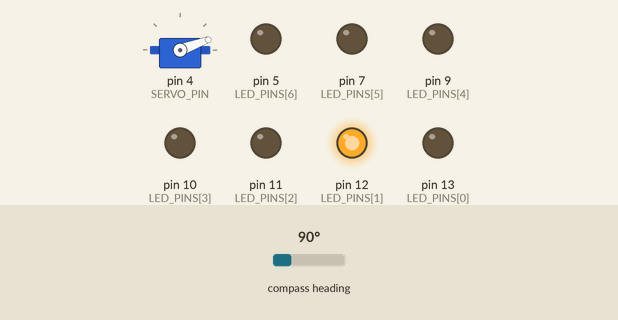
Recording of a sketch running on a simulated Arduino Leonardo, built with avr-gcc and run on an emulated ATmega32U4. Parts: servo, output pins drawn as LEDs (lit = HIGH). The inputs (shaded band) are chosen by the test bench; at power-on: compass heading 90°. The audio player accepts every command and is not drawn.

Above: at 21.4 s.
At 23.15 s:
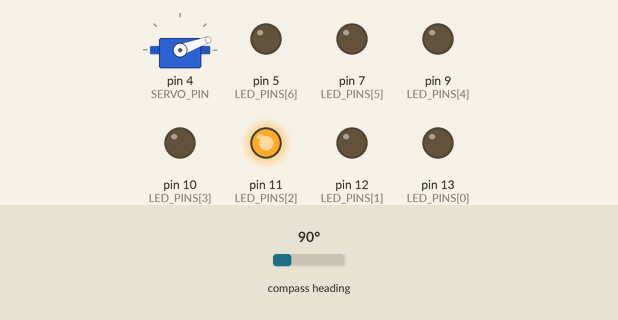
At 24.05 s:
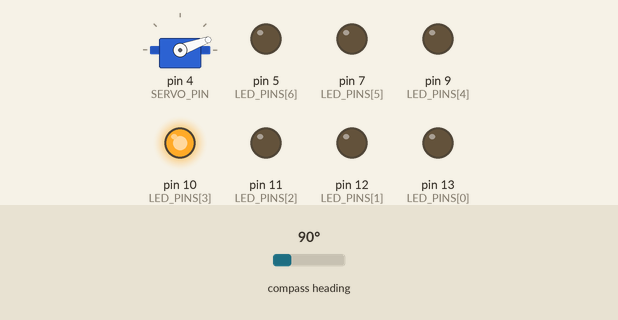
At 24.95 s:
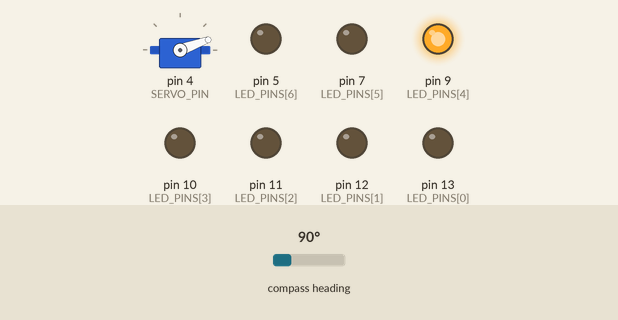
At 26.7 s:
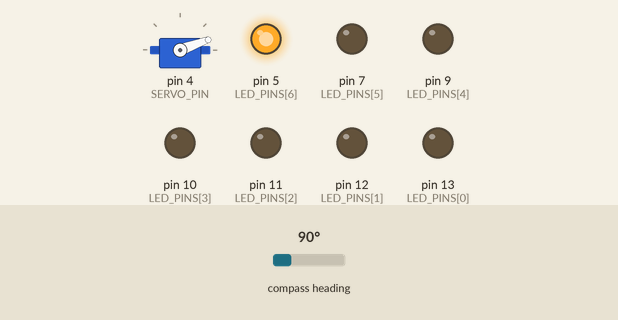
At 28.5 s:
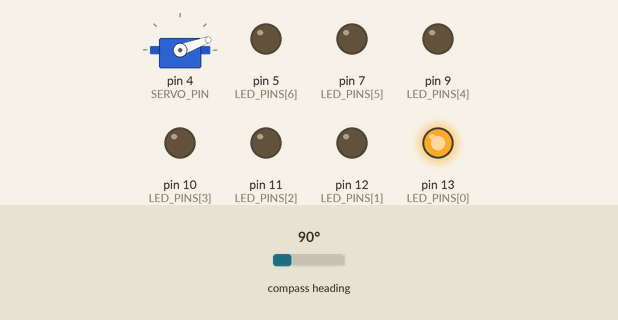
Timing chart, 0 to 29.6 s (numbered marks = the images above):
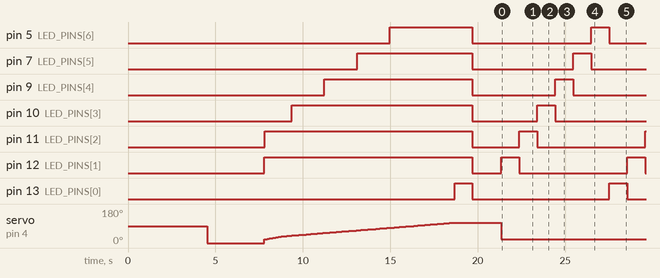

Measured:
- by itself, pin 5 (LED_PINS[6]): alternates HIGH for 1.0 s and LOW for 6.5 s
- by itself, pin 7 (LED_PINS[5]): alternates HIGH for 1.0 s and LOW for 6.2 s
- by itself, pin 9 (LED_PINS[4]), pin 10 (LED_PINS[3]), pin 11 (LED_PINS[2]), pin 12 (LED_PINS[1]): repeats every 7.2 s: HIGH 1.0 s, LOW 6.2 s
- by itself, pin 13 (LED_PINS[0]): goes LOW 7.8 s, HIGH 1.0 s, LOW 6.2 s, HIGH 1.0 s, then LOW
- by itself, servo on pin 4 (SERVO_PIN): ramps from 0° to 108° and jumps back, once every 16.8 s

The sketch:

itsybitsy_5v_GY271_NEW.ino
```cpp
#include <Arduino.h>
#include <Wire.h>
#include <Servo.h>
#include <Ramp.h>
#include <QMC5883LCompass.h>
#include <DFRobotDFPlayerMini.h>

//#define DEBUG_MODE

#ifdef DEBUG_MODE
#define DEBUG_PRINTLN(x, d) \
  { \
    Serial.println(x); \
    delay(d); \
  }
#else
#define DEBUG_PRINTLN(x, d)
#endif

//--------------------------------------------------------------- DEFINITIONS

#define EMF_MIN 0
#define EMF_MAX 1100
#define NUM_READINGS 10
#define CALIBRATION_TIME 13000
#define NUM_LEDS 7
#define LED_SLOW 1000
#define LED_FAST 30
#define SERVO_PIN 4
// #define SERVO_MIN_POS 0
// #define SERVO_MAX_POS 120
#define SERVO_MIN_POS 750
#define SERVO_MAX_POS 1735
#define SERVO_MIN_PULSE 750 // Minimum pulse width in microseconds
#define SERVO_MAX_PULSE 1735 // Maximum pulse width in microseconds

//--------------------------------------------------------------- OBJECTS

Servo myServo;
rampUnsignedInt wingRamp;
DFRobotDFPlayerMini myDFPlayer;
QMC5883LCompass compass;

//--------------------------------------------------------------- VARIABLES

constexpr int LED_PINS[] = { 13, 12, 11, 10, 9, 7, 5 };
unsigned long ledInterval = (CALIBRATION_TIME / NUM_LEDS);
int currentLED = 0;

bool imuInitialized = false;
bool dfPlayerInitialized = false;

float EMF_MIN_uT = 0.0;
float EMF_MAX_uT = 1100.0;
float readings[NUM_READINGS];
unsigned long lastMagReadTime = 0;
float lastMagData = 0.0;
unsigned long magReadInterval = 500;
float changeThreshold = 5.0;
float processedValue = 0.0;
int readIndex = 0;
float total = 0.0;
int lastRangeIndex = 0;
float baseline = 0.0;
float sensitivity = 1.2;

int currentVolume = 0;
float prevTargetPos = 0.0;
float prevTarget = 0.0;
unsigned long lastPulseTime = 0; // Last pulse time
int pulseWidth = 750; // Pulse width in microseconds (1500 us is typically the center position for servos)

const unsigned int parkPos = 750;  // servo position when parked
const unsigned int midPos = 1125;  // servo position when buttonA pressed and held down
const unsigned int topPos = 1735;  // servo position when buttonB pressed and held down

//--------------------------------------------------------------- FUNCTIONS

void calibrate_baseline();
void playCalibrationSFX();
void playBeepSFX();
float calculateMagnitude();
void moveServoToPosition(unsigned long elapsed);
bool shouldLightLED(unsigned long elapsed);
void lightCurrentLED(int ledIndex);
void finalizeCalibration();
void calculateAndSetBaseline(float totalReadings, int count);
void initializeIMU();
float calculateSensitivity(float val);
float process_mag_data();
float updateEMFReading(float newEMF);
void adjustedReading();
void initializeLeds();
void controlLedsDynamic(float reading);
void initializeDFPlayer();
void setVolume(int volume);
void PlayTrack(int TrackToPlay);
void soundControl(float value);
void initializeServo();
void writeServoPulse(unsigned int pulseWidth);
void parkServo();
void MoveWings(int val);
void UpdateWings(float moveval);
void lightAllLEDs();
void nixAllLEDs();

//--------------------------------------------------------------- SETUP

void setup() {
  delay(2000);
  Serial.begin(115200);
  while (!Serial) { delay(1); }
  DEBUG_PRINTLN("Debug mode enabled.", 1000);

  Wire.begin();
  DEBUG_PRINTLN("I2C initialized.", 0);

  initializeIMU();
  initializeLeds();
  initializeServo();
  initializeDFPlayer();
  calibrate_baseline();

  DEBUG_PRINTLN("Intial setup complete.", 2000);
}

//--------------------------------------------------------------- MAIN

void loop() {
  adjustedReading();
  updateIndicators(processedValue);

  // String debugMessage = "Baseline: " + String(baseline) + ", Processed value: " + String(processedValue);
  // DEBUG_PRINTLN(debugMessage.c_str(), 200);

  delay(30);
}

void updateIndicators(float data) {
  controlLedsDynamic(data);
  soundControl(data);
  UpdateWings(data);
}

//--------------------------------------------------------------- CALIBRATION

void calibrate_baseline() {
  unsigned long start_time = millis();
  float totalReadings = 0.0;
  int readingCount = 0;

  DEBUG_PRINTLN("Starting calibration sequence.", 1000);
  playCalibrationSFX();

  while (millis() - start_time < CALIBRATION_TIME) {
    totalReadings += calculateMagnitude();
    readingCount++;

    // String message = "totalReadings: " + String(totalReadings) + ", readingCount: " + String(readingCount);
    // DEBUG_PRINTLN(message, 0);

    unsigned long elapsed = millis() - start_time;

    if (shouldLightLED(elapsed)) {
      lightCurrentLED(currentLED);
    }

    moveServoToPosition(elapsed);
    delay(30);
  }

  calculateAndSetBaseline(totalReadings, readingCount);
  finalizeCalibration();

  DEBUG_PRINTLN("Calibration sequence complete.", 1500);
}

// void calculateAndSetBaseline(float totalReadings, int count) {
//   if (count > 0) {
//     baseline = totalReadings / count;
//   } else {
//     baseline = 0.0f;
//     DEBUG_PRINTLN("No valid magnetometer readings for baseline calculation.", 2000);
//   }
// }

void calculateAndSetBaseline(float totalReadings, int count) {
  baseline = count > 0 ? totalReadings / count : 0.0;
}

void finalizeCalibration() {
  lightAllLEDs();
  parkServo();
  nixAllLEDs();
  playBeepSFX();
  soundControl(250.0);
}

//--------------------------------------------------------------- IMU

void initializeIMU() {
  compass.init();
  delay(1000);

  bool validData = false;
  for (int i = 0; i < 5; i++) {
    compass.read();
    int x = compass.getX();
    int y = compass.getY();
    int z = compass.getZ();

    String message = "Readings - x: " + String(x) + ", y: " + String(y) + ", z: " + String(z);
    DEBUG_PRINTLN(message, 0);

    if (x != 0 && y != 0 && z != 0) {
      validData = true;
      break;
    }

    delay(200);
  }

  if (!validData) {
    DEBUG_PRINTLN("QMC5883L not detected. Check connections.", 1000);
    imuInitialized = false;
  } else {
    imuInitialized = true;
    compass.setSmoothing(10,true);
    DEBUG_PRINTLN("QMC5883L initialized successfully.", 200);
  }
}

float calculateMagnitude() {
  compass.read();
  int x = compass.getX();
  int y = compass.getY();
  int z = compass.getZ();

  if (x == 0 && y == 0 && z == 0) {
    return 0;
  }

  long xs = (long)x * x;
  long ys = (long)y * y;
  long zs = (long)z * z;
  long sumSquares = xs + ys + zs;

  return sqrt(sumSquares);
}

float calculateSensitivity(float val) {
   if (val > 0) {
    return pow(val, sensitivity);
  }

  return 0;
}

float process_mag_data() {
  float emf_strength = calculateMagnitude() - baseline;
  float emf_sensitity = calculateSensitivity(emf_strength);
  float mapped_emf = map(emf_sensitity, EMF_MIN_uT, EMF_MAX_uT, EMF_MIN, EMF_MAX);
  float result = constrain(mapped_emf, EMF_MIN_uT, EMF_MAX_uT);

  if (result < 15.0 || result < 0) { result = 0.0; }

  return result;
}

float updateEMFReading(float newEMF) {
  total -= readings[readIndex];
  readings[readIndex] = newEMF;
  total += readings[readIndex];
  readIndex = (readIndex + 1) % NUM_READINGS;

  return total / NUM_READINGS;
}

void adjustedReading() {
  unsigned long currentTime = millis();

  if (currentTime - lastMagReadTime >= magReadInterval) {
    float val = process_mag_data();
    processedValue = updateEMFReading(val);

    if (abs(processedValue - lastMagData) > changeThreshold) {
      magReadInterval = 250;
    } else {
      magReadInterval = 500;
    }

    lastMagReadTime = currentTime;
    lastMagData = processedValue;
  }
}

//--------------------------------------------------------------- LEDS

void initializeLeds() {
  for (int i = 0; i < NUM_LEDS; i++) {
    pinMode(LED_PINS[i], OUTPUT);
    digitalWrite(LED_PINS[i], LOW);
  }
}

void lightAllLEDs() {
  for (int i = 0; i < NUM_LEDS; i++) {
    digitalWrite(LED_PINS[i], HIGH);
  }

  delay(1000);
}

void nixAllLEDs() {
  for (int i = 0; i < NUM_LEDS; i++) {
    digitalWrite(LED_PINS[i], LOW);  // Turn on each LED
  }

  delay(1000);
}

bool shouldLightLED(unsigned long elapsed) {
  if (elapsed > currentLED * ledInterval && currentLED < NUM_LEDS) {
    currentLED++;
    return true;
  }

  return false;
}

void lightCurrentLED(int ledIndex) {
  digitalWrite(LED_PINS[ledIndex], HIGH);
}

void controlLedsDynamic(float reading) {
  float ledSpeed = map(reading, EMF_MIN_uT, EMF_MAX_uT, LED_SLOW, LED_FAST);
  float interval = constrain(ledSpeed, LED_FAST, LED_SLOW);

  static uint32_t previousMillis = 0;
  unsigned long currentMillis = millis();
  static byte currentLed = 0;

  if (currentMillis - previousMillis >= interval) {
    digitalWrite(LED_PINS[currentLed], LOW);
    currentLed = (currentLed + 1) % NUM_LEDS;
    digitalWrite(LED_PINS[currentLed], HIGH);
    previousMillis = millis();
  }
}

//--------------------------------------------------------------- SOUND

void initializeDFPlayer() {
  Serial1.begin(9600);

  while (!Serial1) {
    DEBUG_PRINTLN("Serial1 failed to start.", 0);
    delay(1);
  }

  for (int attempts = 0; attempts < 5; attempts++) {
    if (myDFPlayer.begin(Serial1)) {
      dfPlayerInitialized = true;
      DEBUG_PRINTLN("DFPlayer initialized successfully.", 200);
      playBeepSFX();

      break;
    } else {
      DEBUG_PRINTLN("DFPlayer initialization failed. Retrying...", 500);
    }
  }

  if (!dfPlayerInitialized) {
    DEBUG_PRINTLN("DFPlayer initialization failed after multiple attempts. Check connections.", 500);
  }
}

void playCalibrationSFX() {
  setVolume(50);

  if (dfPlayerInitialized) {
    myDFPlayer.playFolder(1, 4);
    delay(2000);
  }
}

void playBeepSFX() {
  setVolume(100);

  if (dfPlayerInitialized) {
    myDFPlayer.playFolder(1, 1);
    delay(500);
  }
}

void setVolume(int volume) {
  if (dfPlayerInitialized) {
    #ifdef DEBUG_MODE
    volume = 10;  // Set volume to 10 if DEBUG_MODE is enabled
    #endif

    if (volume <= 2) {
      volume = 5;
    }

    myDFPlayer.volume(volume);
    currentVolume = volume;
    delay(100);
  }
}

void PlayTrack(int TrackToPlay) {
  static int TrackPlaying = -1;

  if (TrackPlaying != TrackToPlay) {
    myDFPlayer.stop();
    myDFPlayer.playFolder(2, TrackToPlay);
    TrackPlaying = TrackToPlay;
  }
}

void soundControl(float value) {
  int currentRangeIndex = 0;
  int emfValue = static_cast<int>(value);

  if (emfValue <= 466)
    currentRangeIndex = 1;
  else if (emfValue <= 933)
    currentRangeIndex = 2;
  else
    currentRangeIndex = 3;

  if (currentRangeIndex != lastRangeIndex && dfPlayerInitialized) {
    PlayTrack(currentRangeIndex);
    lastRangeIndex = currentRangeIndex;
  }
}

//--------------------------------------------------------------- SERVO

void initializeServo() {
  pinMode(SERVO_PIN, OUTPUT);
  myServo.attach(SERVO_PIN);
  delay(500);
  parkServo();
  DEBUG_PRINTLN("Servo initialization complete.", 500);
}

void writeServoPulse(unsigned int pulseWidth) {
  unsigned long currentTime = micros();

  if (currentTime - lastPulseTime >= 20000) { // 20 ms period for standard servo signal
    digitalWrite(SERVO_PIN, HIGH); // Start a new pulse
    delayMicroseconds(pulseWidth); // Wait for the pulse width duration
    digitalWrite(SERVO_PIN, LOW); // End the pulse
    lastPulseTime = currentTime;
  }
}

void moveServoToPosition(unsigned long elapsed) {
  float position = map(elapsed, 0, CALIBRATION_TIME, SERVO_MIN_POS, SERVO_MAX_POS);
  MoveWings(position);
}

void parkServo() {
  static float prevTarget = -1;

  if (myServo.attached()) {
    DEBUG_PRINTLN("Moving servo to parked posistion.", 10);

    wingRamp.go(SERVO_MIN_POS, 1000, LINEAR, ONCEFORWARD);
    myServo.write(wingRamp.update());
    prevTarget = SERVO_MIN_POS;

    DEBUG_PRINTLN("Finished parking servo.", 0);
  }
}

void UpdateWings(float target) {
  static float prevTarget = -1;

  if (target != prevTarget) {
    int mappos = static_cast<int>(map(target, EMF_MIN_uT, EMF_MAX_uT, SERVO_MIN_POS, SERVO_MAX_POS));
    MoveWings(mappos);
    prevTarget = target;
  }
}

void MoveWings(int moveval) {
  if (!wingRamp.isRunning()) {
    int clamped = constrain(moveval, SERVO_MIN_POS, SERVO_MAX_POS);

    if (clamped <= SERVO_MIN_POS)
      clamped = SERVO_MIN_POS;
    else if (clamped >= SERVO_MAX_POS)
      clamped = SERVO_MAX_POS;

    wingRamp.go(clamped, 1000, LINEAR, ONCEFORWARD);
  }

  if (wingRamp.isRunning()) {
    myServo.write(wingRamp.update());
  }
}
```
